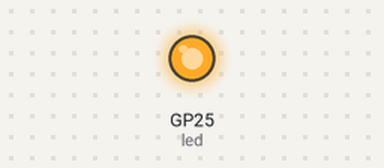
The program below on a simulated Raspberry Pi Pico running MicroPython. Parts: output pins drawn as LEDs (lit = HIGH). Threads take turns every 2 ms; what the program prints to the serial console is not drawn. At 60.0 s the program stops and its outputs stay as they are.

Above: at 1.5 s.
At 4.5 s:
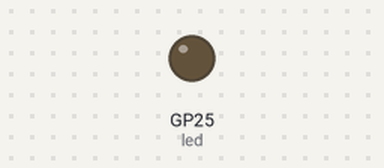
Timing chart, 0 to 7.8 s (numbered marks = the images above):
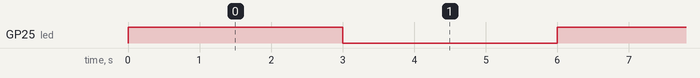

The program:

multicore.py
```python
import time, _thread
from machine import Pin

def task(n, delay):
    led = Pin("LED", Pin.OUT)
    for i in range(n):
        led.on()
        time.sleep(delay)
        led.off()
        time.sleep(delay)
    print('done')

_thread.start_new_thread(task, (10, 3))
```

Measured:
- by itself, GP25 (led): alternates HIGH for 3.0 s and LOW for 3.0 s
